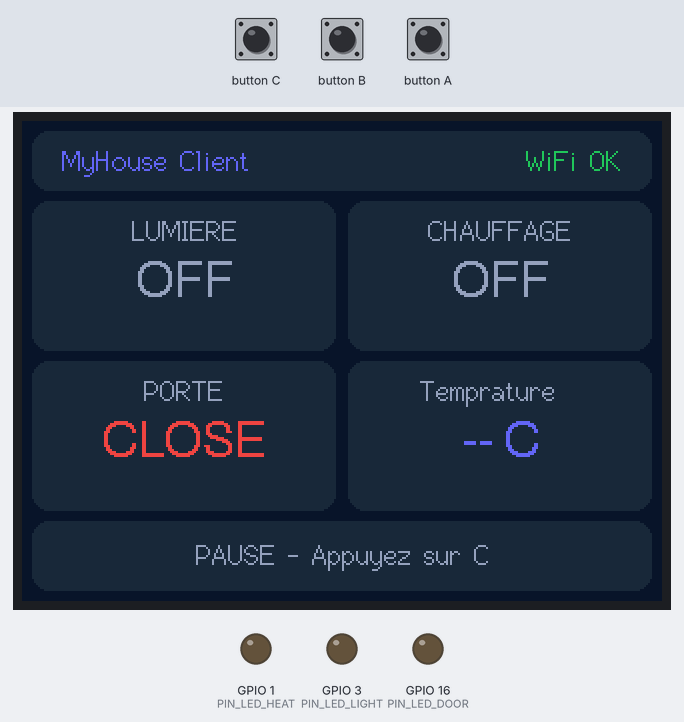
A sketch run on a simulated ESP32-S3. On the bench: 320×240 colour display, output pins drawn as LEDs (lit = HIGH). The inputs (shaded band) are chosen by the test bench. WiFi joins after 1.5 s; servers stay silent unless stated; uploads are accepted with an empty reply; what the sketch prints to the serial monitor is not drawn.

Above: at 7.1 s.
7.2 s: button C pressed for 0.15 s
At 9.2 s:
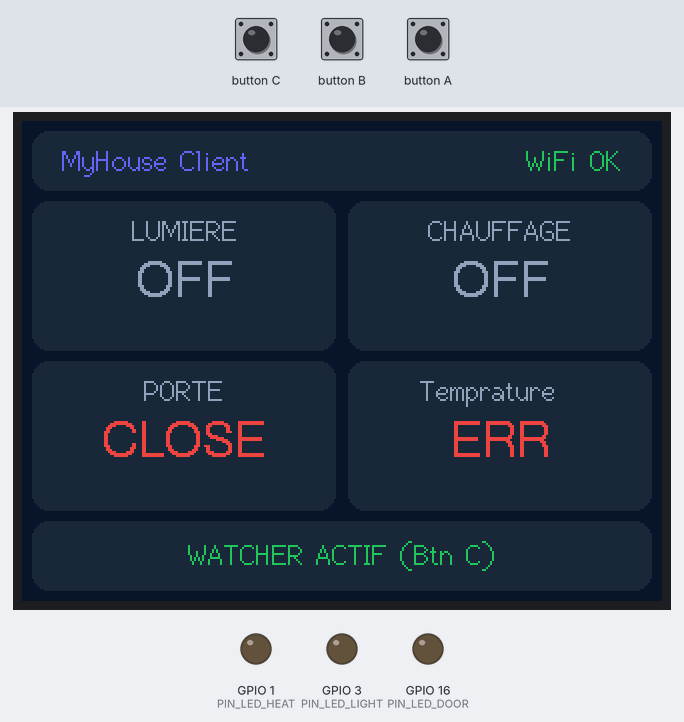
10.3 s: button A pressed for 1 s
At 12.6 s:
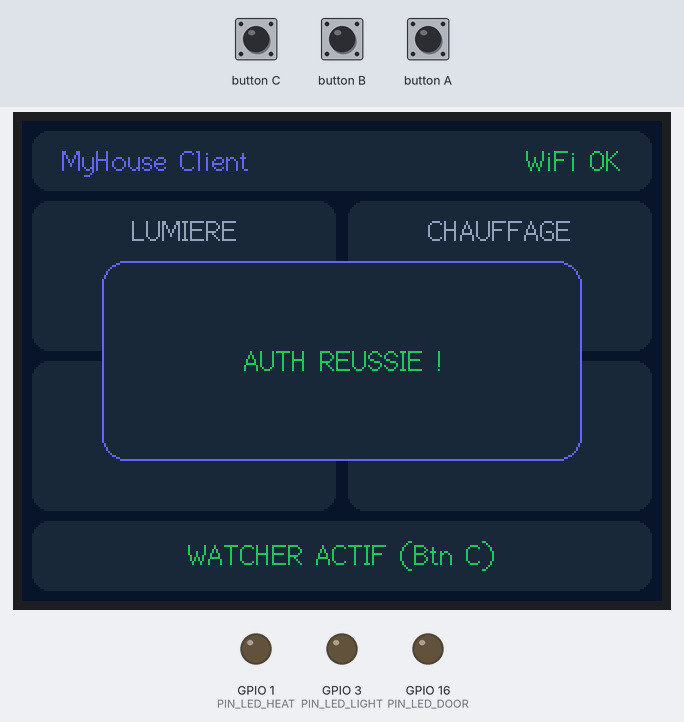
14.3 s: button A pressed for 0.15 s
At 16.8 s:
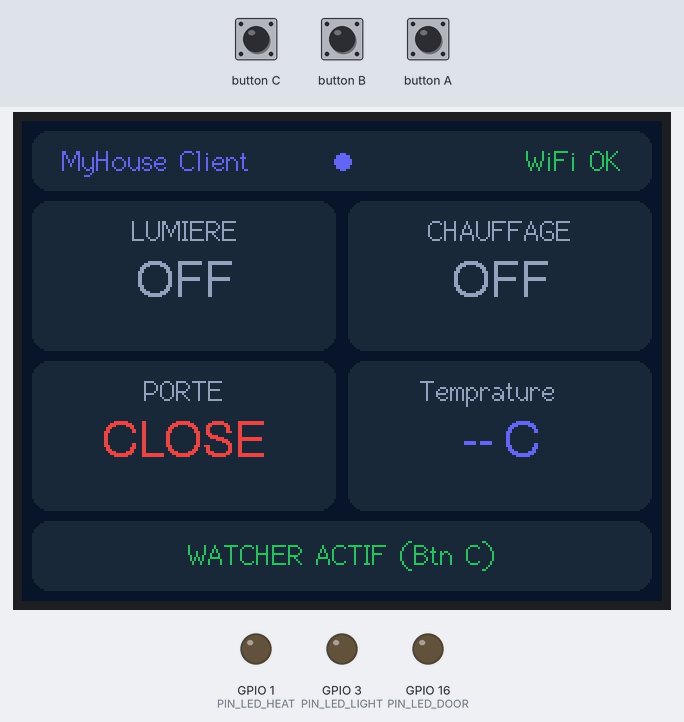
17.4 s: button C pressed for 1 s
At 18.2 s:
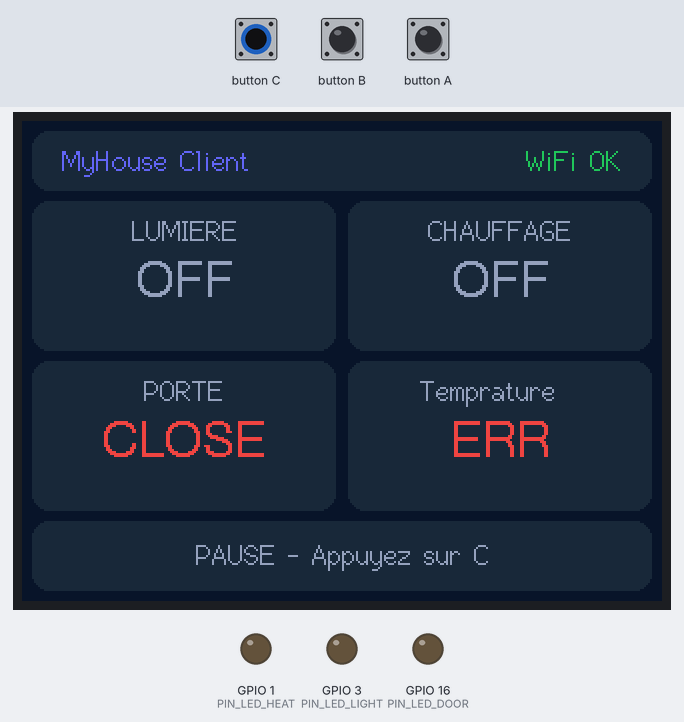
Timing chart, 0 to 20.4 s (numbered marks = the images above; inputs shaded):
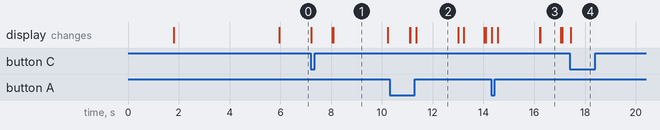

The sketch:

Client.ino
```cpp
#include "M5CoreS3.h"
#include <WiFi.h>
#include <ArduinoJson.h>
#include <HTTPClient.h>
#include <WebServer.h>

#define COLOR_BG      M5.Display.color565(15, 23, 42)
#define COLOR_CARD    M5.Display.color565(30, 41, 59)
#define COLOR_ACCENT  M5.Display.color565(99, 102, 241)
#define COLOR_TEXT    M5.Display.color565(248, 250, 252)
#define COLOR_SUBTEXT M5.Display.color565(148, 163, 184)
#define COLOR_SUCCESS M5.Display.color565(34, 197, 94)
#define COLOR_WARNING M5.Display.color565(251, 146, 60)
#define COLOR_ERROR   M5.Display.color565(239, 68, 68)

const char* ssid = "MyHouseOS";
const char* password = "12345678";

const char* serverIP = "192.168.4.2";
const int serverPort = 3000;

const char* authUrl  = "http://192.168.4.1/link";
const char* meteoUrl = "http://192.168.4.1/temp";
const char* lightUrl = "http://192.168.4.2:3000/toggle/light";
const char* heatUrl  = "http://192.168.4.2:3000/toggle/heat";
const char* doorUrl  = "http://192.168.4.2:3000/toggle/door";

const int PIN_LED_HEAT  = 1;
const int PIN_LED_LIGHT = 3;
const int PIN_LED_DOOR  = 16;

String Token = "";
String fullToken = "";
bool Connection = true;

WebServer server(80);

bool watcherActive = false;
unsigned long lastWatcherTime = 0;
const unsigned long watcherInterval = 3000;

bool isLightOn = false;
bool isHeatOn = false;
bool isDoorOpen = false;
String currentTemp = "--";

void drawCard(int x, int y, int w, int h) {
    M5.Display.fillRoundRect(x, y, w, h, 8, COLOR_CARD);
}

void handleRoot() {
    server.send(200, "text/html",
        "<html><head><title>M5 Screen</title>"
        "<script>setInterval(() => { document.querySelector('img').src = '/capture?t=' + Date.now(); }, 2000);</script>"
        "<style>body{background:#0f172a;display:flex;flex-direction:column;justify-content:center;align-items:center;height:100vh;margin:0;color:white;font-family:sans-serif;}"
        "img{border:4px solid #6366f1;border-radius:10px;box-shadow:0 0 20px rgba(99,102,241,0.5);}"
        "</style></head>"
        "<body><h2>Vue Directe M5Stack</h2><img src='/capture' /></body></html>");
}

void handleCapture() {
    int w = M5.Display.width();
    int h = M5.Display.height();

    uint32_t imageSize = w * h * 3;
    uint32_t fileSize = 54 + imageSize;

    uint8_t header[54] = {
        0x42, 0x4D,
        (uint8_t)(fileSize), (uint8_t)(fileSize >> 8), (uint8_t)(fileSize >> 16), (uint8_t)(fileSize >> 24),
        0, 0, 0, 0,
        54, 0, 0, 0,
        40, 0, 0, 0,
        (uint8_t)(w), (uint8_t)(w >> 8), (uint8_t)(w >> 16), (uint8_t)(w >> 24),
        (uint8_t)(-h), (uint8_t)(-h >> 8), (uint8_t)(-h >> 16), (uint8_t)(-h >> 24),
        1, 0,
        24, 0,
        0, 0, 0, 0, 0, 0, 0, 0, 0, 0, 0, 0, 0, 0, 0, 0
    };

    WiFiClient client = server.client();
    client.write("HTTP/1.1 200 OK\r\nContent-Type: image/bmp\r\nConnection: close\r\n\r\n");
    client.write(header, 54);

    uint16_t* lineBuffer = (uint16_t*)malloc(w * 2);
    uint8_t* rgbBuffer = (uint8_t*)malloc(w * 3);

    if (lineBuffer && rgbBuffer) {
        for (int y = 0; y < h; y++) {
            M5.Display.readRect(0, y, w, 1, lineBuffer);
            for (int x = 0; x < w; x++) {
                uint16_t p = lineBuffer[x];
                p = (p >> 8) | (p << 8);

                rgbBuffer[x*3] = (p & 0x001F) << 3;
                rgbBuffer[x*3+1] = (p & 0x07E0) >> 3;
                rgbBuffer[x*3+2] = (p & 0xF800) >> 8;
            }
            client.write(rgbBuffer, w * 3);
        }
    }

    if(lineBuffer) free(lineBuffer);
    if(rgbBuffer) free(rgbBuffer);
}

void updateCardUI(int x, int y, int w, int h, String title, String value, uint16_t valueColor) {
    M5.Display.fillRoundRect(x, y, w, h, 8, COLOR_CARD);

    M5.Display.setTextDatum(MC_DATUM);
    M5.Display.setTextFont(2);
    M5.Display.setTextColor(COLOR_SUBTEXT);
    M5.Display.drawString(title, x + w/2, y + 15);

    M5.Display.setTextFont(4);
    M5.Display.setTextColor(valueColor);
    M5.Display.drawString(value, x + w/2, y + 42);
}

void drawInterface() {
    M5.Display.fillScreen(COLOR_BG);

    drawCard(5, 5, 310, 30);
    M5.Display.setTextDatum(ML_DATUM);
    M5.Display.setTextFont(2);
    M5.Display.setTextColor(COLOR_ACCENT);
    M5.Display.drawString("MyHouse Client", 20, 20);

    M5.Display.setTextDatum(MR_DATUM);
    M5.Display.setTextColor(COLOR_SUCCESS);
    M5.Display.drawString("WiFi OK", 300, 20);

    updateCardUI(5, 40, 152, 75, "LUMIERE", isLightOn ? "ON" : "OFF", isLightOn ? COLOR_WARNING : COLOR_SUBTEXT);
    updateCardUI(163, 40, 152, 75, "CHAUFFAGE", isHeatOn ? "ON" : "OFF", isHeatOn ? COLOR_ERROR : COLOR_SUBTEXT);
    updateCardUI(5, 120, 152, 75, "PORTE", isDoorOpen ? "OPEN" : "CLOSE", isDoorOpen ? COLOR_SUCCESS : COLOR_ERROR);
    updateCardUI(163, 120, 152, 75, "Température", currentTemp + " C", COLOR_ACCENT);

    drawCard(5, 200, 310, 35);
    M5.Display.setTextDatum(MC_DATUM);
    M5.Display.setTextFont(2);
    if(watcherActive) {
        M5.Display.setTextColor(COLOR_SUCCESS);
        M5.Display.drawString("WATCHER ACTIF (Btn C)", 160, 217);
    } else {
        M5.Display.setTextColor(COLOR_SUBTEXT);
        M5.Display.drawString("PAUSE - Appuyez sur C", 160, 217);
    }
}

void setup ()
{
    auto cfg = M5.config();
    M5.begin(cfg);
    Serial.begin(115200);

    pinMode(PIN_LED_LIGHT, OUTPUT);
    pinMode(PIN_LED_HEAT, OUTPUT);
    pinMode(PIN_LED_DOOR, OUTPUT);

    digitalWrite(PIN_LED_LIGHT, LOW);
    digitalWrite(PIN_LED_HEAT, LOW);
    digitalWrite(PIN_LED_DOOR, LOW);

    M5.Display.setTextSize(1);
    M5.Display.fillScreen(COLOR_BG);
    M5.Display.setTextFont(2);
    M5.Display.setTextDatum(MC_DATUM);
    M5.Display.setTextColor(COLOR_SUBTEXT);
    M5.Display.drawString("CONNEXION WIFI...", 160, 120);

    WiFi.begin(ssid, password);

    while (WiFi.status() != WL_CONNECTED) {
        delay(500);
        Serial.print(".");
    }

    Serial.println("\nWiFi Connecte !");
    Serial.print("IP: ");
    Serial.println(WiFi.localIP());

    server.on("/", handleRoot);
    server.on("/capture", handleCapture);
    server.begin();

    M5.Display.fillScreen(COLOR_BG);
    M5.Display.setTextColor(COLOR_ACCENT);
    M5.Display.drawString("STREAM IP:", 160, 100);
    M5.Display.setTextFont(4);
    M5.Display.drawString(WiFi.localIP().toString(), 160, 140);
    delay(4000);

    drawInterface();
}


void checkLight()
{
    if(WiFi.status() != WL_CONNECTED) return;
    HTTPClient http;
    http.begin(lightUrl);
    http.addHeader("Authorization", fullToken);
    int code = http.GET();

    if (code == 200) {
        String payload = http.getString();
        JsonDocument doc;
        deserializeJson(doc, payload);

        String lightState = doc["light"].as<String>();
        isLightOn = (lightState == "true");

        digitalWrite(PIN_LED_LIGHT, isLightOn ? HIGH : LOW);

        updateCardUI(5, 40, 152, 75, "LUMIERE", isLightOn ? "ON" : "OFF", isLightOn ? COLOR_WARNING : COLOR_SUBTEXT);
    }
    http.end();
}

void checkHeat()
{
    if(WiFi.status() != WL_CONNECTED) return;
    HTTPClient http;
    http.begin(heatUrl);
    http.addHeader("Authorization", fullToken);
    int code = http.GET();

    if (code == 200) {
        String payload = http.getString();
        JsonDocument doc;
        deserializeJson(doc, payload);

        String heatState = doc["heat"].as<String>();
        isHeatOn = (heatState == "true");

        digitalWrite(PIN_LED_HEAT, isHeatOn ? HIGH : LOW);

        updateCardUI(163, 40, 152, 75, "CHAUFFAGE", isHeatOn ? "ON" : "OFF", isHeatOn ? COLOR_ERROR : COLOR_SUBTEXT);
    }
    http.end();
}

void checkDoor()
{
    if(WiFi.status() != WL_CONNECTED) return;
    HTTPClient http;
    http.begin(doorUrl);
    http.addHeader("Authorization", fullToken);
    int code = http.GET();

    if (code == 200) {
        String payload = http.getString();
        JsonDocument doc;
        deserializeJson(doc, payload);

        String doorState = doc["door"].as<String>();
        isDoorOpen = (doorState == "true");

        digitalWrite(PIN_LED_DOOR, isDoorOpen ? HIGH : LOW);

        updateCardUI(5, 120, 152, 75, "PORTE", isDoorOpen ? "OPEN" : "CLOSE", isDoorOpen ? COLOR_SUCCESS : COLOR_ERROR);
    }
    http.end();
}

void getMeteoAPI() {
    if(WiFi.status() != WL_CONNECTED) return;
    HTTPClient http;
    String url = "http://" + String(serverIP) + ":" + String(serverPort) + "/temp";
    http.begin(url);
    http.addHeader("Authorization", fullToken);

    int code = http.GET();

    if(code == 200) {
        JsonDocument doc;
        deserializeJson(doc, http.getString());
        String temp = doc["temp"];
        currentTemp = temp;
        updateCardUI(163, 120, 152, 75, "Température", currentTemp + " C", COLOR_ACCENT);
    }
    else {
        updateCardUI(163, 120, 152, 75, "Température", "ERR", COLOR_ERROR);
    }
    http.end();
}

void runWatcher() {
    if (!watcherActive) return;

    if (millis() - lastWatcherTime < watcherInterval) {
        return;
    }
    lastWatcherTime = millis();

    M5.Display.fillCircle(160, 20, 4, COLOR_ACCENT);

    checkLight();
    checkHeat();
    checkDoor();
    getMeteoAPI();

    delay(50);
    M5.Display.fillCircle(160, 20, 4, COLOR_CARD);
}

void authenticate() {
    if(WiFi.status() != WL_CONNECTED) return;

    M5.Display.fillRoundRect(40, 70, 240, 100, 12, COLOR_CARD);
    M5.Display.drawRoundRect(40, 70, 240, 100, 12, COLOR_ACCENT);
    M5.Display.setTextDatum(MC_DATUM);
    M5.Display.setTextFont(2);
    M5.Display.setTextColor(COLOR_TEXT);
    M5.Display.drawString("Appairage en cours...", 160, 110);

    HTTPClient http;
    http.begin(authUrl);
    http.addHeader("Content-Type", "application/json");
    JsonDocument doc;
    doc["id"] = "F8C096E350CC";
    String jsonString;
    serializeJson(doc, jsonString);
    int httpResponseCode = http.POST(jsonString);

    M5.Display.fillRoundRect(40, 70, 240, 100, 12, COLOR_CARD);
    M5.Display.drawRoundRect(40, 70, 240, 100, 12, COLOR_ACCENT);

    if (httpResponseCode == 200) {
        String response = http.getString();
        JsonDocument responseDoc;
        deserializeJson(responseDoc, response);
        Token = responseDoc["token"].as<String>();
        fullToken = "F8C096E350CC:" + Token;

        M5.Display.setTextColor(COLOR_SUCCESS);
        M5.Display.drawString("AUTH REUSSIE !", 160, 120);
    } else {
        M5.Display.setTextColor(COLOR_ERROR);
        M5.Display.drawString("ECHEC AUTH", 160, 120);
    }

    http.end();
    delay(1500);
    drawInterface();
}

void loop()
{
  if (Connection){
    M5.update();

    server.handleClient();

    runWatcher();

    if (M5.BtnA.wasPressed()) {
      authenticate();
    }
    else if (M5.BtnC.wasPressed()) {
       watcherActive = !watcherActive;

       drawCard(5, 200, 310, 35);
       M5.Display.setTextDatum(MC_DATUM);
       M5.Display.setTextFont(2);

       if(watcherActive) {
           M5.Display.setTextColor(COLOR_SUCCESS);
           M5.Display.drawString("WATCHER ACTIF (Btn C)", 160, 217);
           lastWatcherTime = millis() - 3000;
       } else {
           M5.Display.setTextColor(COLOR_SUBTEXT);
           M5.Display.drawString("PAUSE - Appuyez sur C", 160, 217);

           digitalWrite(PIN_LED_LIGHT, LOW);
           digitalWrite(PIN_LED_HEAT, LOW);
           digitalWrite(PIN_LED_DOOR, LOW);
       }
    }

    delay(5);
  }
}
```

Measured:
- after the input at 7.2 s, the display: first changes at once (image 1 shows a later state)
- after the input at 10.3 s, the display: first differs from a run without the input after 0.82 s (image 2 shows a later state)
- after the input at 14.3 s, the display: first changes at once (image 3 shows a later state)
- after the input at 17.4 s, the display: changes at once (image 4)
- what the display in image 2 shows lasts 1.7 s, from 11.3 s to 13.0 s
- what the display in image 3 shows lasts 0.8 s, from 16.2 s to 17.0 s
